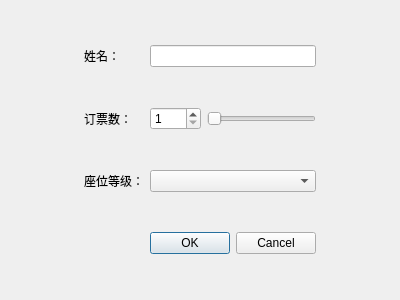
<?xml version="1.0" encoding="UTF-8"?>
<ui version="4.0">
 <class>Dialog</class>
 <widget class="QDialog" name="Dialog">
  <property name="geometry">
   <rect>
    <x>0</x>
    <y>0</y>
    <width>400</width>
    <height>300</height>
   </rect>
  </property>
  <property name="windowTitle">
   <string>Dialog</string>
  </property>
  <layout class="QGridLayout" name="gridLayout">
   <item row="1" column="2" colspan="3">
    <widget class="QLineEdit" name="lineEdit"/>
   </item>
   <item row="1" column="1">
    <widget class="QLabel" name="label">
     <property name="text">
      <string>姓名：</string>
     </property>
    </widget>
   </item>
   <item row="2" column="0">
    <spacer name="horizontalSpacer">
     <property name="orientation">
      <enum>Qt::Horizontal</enum>
     </property>
     <property name="sizeHint" stdset="0">
      <size>
       <width>40</width>
       <height>20</height>
      </size>
     </property>
    </spacer>
   </item>
   <item row="2" column="1">
    <widget class="QLabel" name="label_2">
     <property name="text">
      <string>订票数：</string>
     </property>
    </widget>
   </item>
   <item row="2" column="2">
    <widget class="QSpinBox" name="spinBox">
     <property name="minimum">
      <number>1</number>
     </property>
     <property name="maximum">
      <number>9</number>
     </property>
    </widget>
   </item>
   <item row="2" column="3" colspan="2">
    <widget class="QSlider" name="horizontalSlider">
     <property name="minimum">
      <number>1</number>
     </property>
     <property name="maximum">
      <number>9</number>
     </property>
     <property name="orientation">
      <enum>Qt::Horizontal</enum>
     </property>
    </widget>
   </item>
   <item row="2" column="5">
    <spacer name="horizontalSpacer_2">
     <property name="orientation">
      <enum>Qt::Horizontal</enum>
     </property>
     <property name="sizeHint" stdset="0">
      <size>
       <width>40</width>
       <height>20</height>
      </size>
     </property>
    </spacer>
   </item>
   <item row="3" column="2" colspan="3">
    <widget class="QComboBox" name="comboBox"/>
   </item>
   <item row="3" column="1">
    <widget class="QLabel" name="label_3">
     <property name="text">
      <string>座位等级：</string>
     </property>
    </widget>
   </item>
   <item row="4" column="2" colspan="3">
    <widget class="QDialogButtonBox" name="buttonBox">
     <property name="standardButtons">
      <set>QDialogButtonBox::Cancel|QDialogButtonBox::Ok</set>
     </property>
    </widget>
   </item>
  </layout>
 </widget>
 <resources/>
 <connections/>
</ui>
